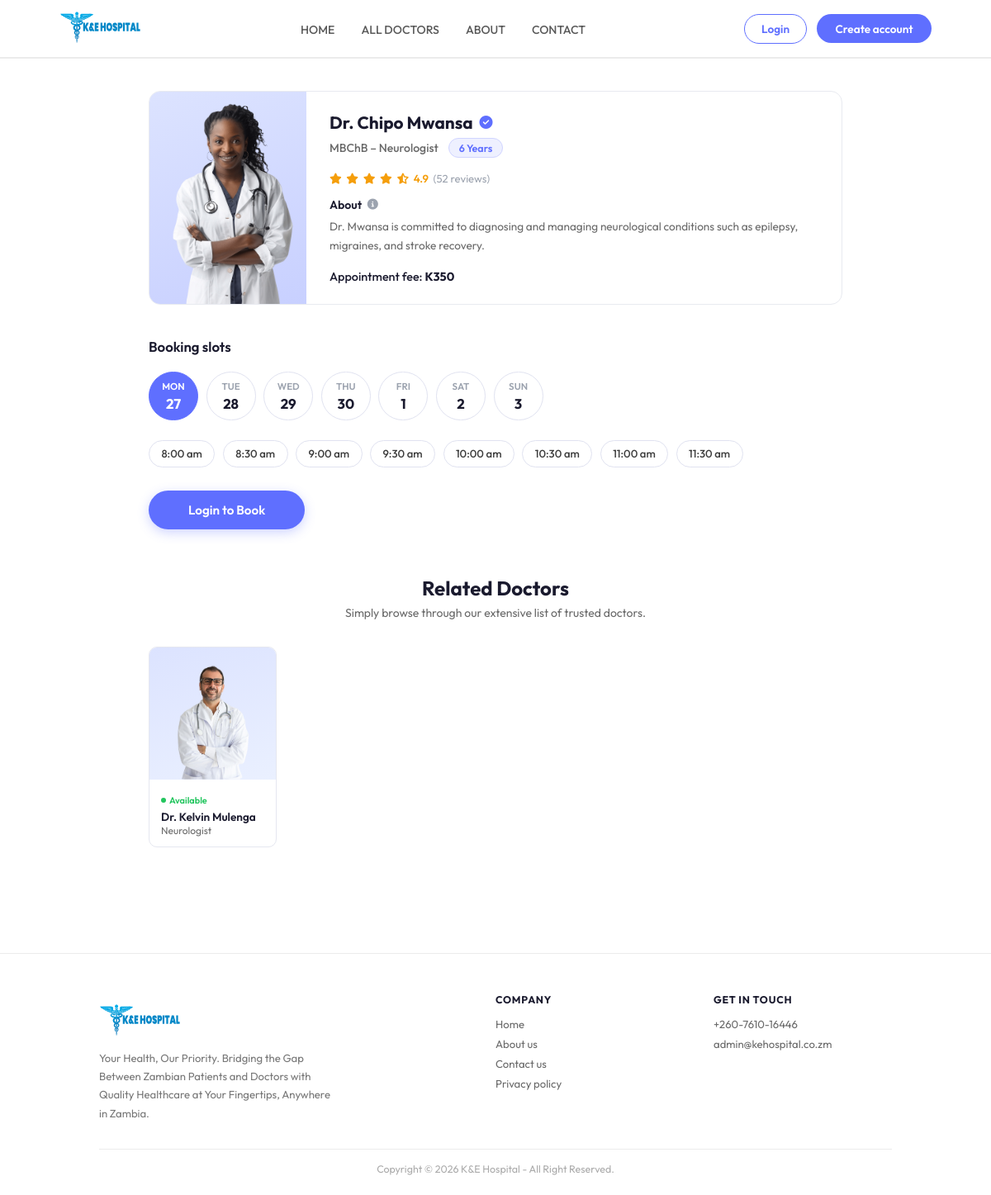
The page /frontend/appointment.php?doctor=doc5 on the database its author committed.
### tables this page shows
CREATE TABLE doctors (
    doctor_id VARCHAR(50) PRIMARY KEY,
    name VARCHAR(100) NOT NULL,
    email VARCHAR(100) UNIQUE,
    password VARCHAR(255),  
    profile_image VARCHAR(255) DEFAULT '/frontend/assets/upload_area.png',  
    image_path VARCHAR(255),  
    speciality VARCHAR(100) NOT NULL,
    degree VARCHAR(50) NOT NULL,
    experience VARCHAR(50) NOT NULL,
    about TEXT,
    fees DECIMAL(10, 2) NOT NULL,
    address_line1 VARCHAR(255),
    address_line2 VARCHAR(255),
    consultation_duration INT DEFAULT 30,  
    is_available BOOLEAN DEFAULT TRUE,
    rating DECIMAL(3,2) DEFAULT 0,  
    total_reviews INT DEFAULT 0,
    created_at TIMESTAMP DEFAULT CURRENT_TIMESTAMP,
    updated_at TIMESTAMP DEFAULT CURRENT_TIMESTAMP ON UPDATE CURRENT_TIMESTAMP,
    INDEX idx_speciality (speciality),
    INDEX idx_is_available (is_available),
    INDEX idx_rating (rating)
);

### frontend/appointment.php (the view, shortened to what this page needs)
<?php
$host     = 'localhost';
$dbname   = 'ke_hospital';
$username = 'root';
$password = '';
$is_logged_in  = isset($_SESSION['user_id']);
$doctor_id = isset($_GET['doctor']) ? trim($_GET['doctor']) : '';
$doctor          = array();
$related_doctors = array();
$booked_slots    = array();
$days = array();
for ($i = 0; $i < 7; $i++) {
    $ts      = strtotime('+' . $i . ' days');
    $days[]  = array(
        'ts'    => $ts,
        'day'   => strtoupper(date('D', $ts)),
        'num'   => date('j', $ts),
        'date'  => date('Y-m-d', $ts),
    );
}
$time_slots = array(
    '08:00' => '8:00 am',
    '08:30' => '8:30 am',
    '09:00' => '9:00 am',
    '09:30' => '9:30 am',
    '10:00' => '10:00 am',
    '10:30' => '10:30 am',
    '11:00' => '11:00 am',
    '11:30' => '11:30 am',
);
$selected_date = isset($_POST['selected_date']) ? $_POST['selected_date'] : $days[0]['date'];
$selected_time = isset($_POST['selected_time']) ? $_POST['selected_time'] : '';
try {
    $pdo = new PDO("mysql:host=$host;dbname=$dbname;charset=utf8", $username, $password);
    $pdo->setAttribute(PDO::ATTR_ERRMODE, PDO::ERRMODE_EXCEPTION);
    $pdo->setAttribute(PDO::ATTR_DEFAULT_FETCH_MODE, PDO::FETCH_ASSOC);
    $stmt = $pdo->prepare("SELECT * FROM doctors WHERE doctor_id = ?");
    $stmt->execute(array($doctor_id));
    $doctor = $stmt->fetch();
    $stmt3 = $pdo->prepare("
        SELECT doctor_id, name, speciality, profile_image, is_available
        FROM doctors
        WHERE speciality = ? AND doctor_id != ?
        ORDER BY rating DESC
        LIMIT 5
    ");
    $stmt3->execute(array($doctor['speciality'], $doctor_id));
    $related_doctors = $stmt3->fetchAll();
} catch (PDOException $e) {
    $error_message = 'Database error: ' . $e->getMessage();
    if (empty($doctor)) {
        $doctor = array(
            'doctor_id'    => $doctor_id,
            'name'         => 'Dr. Mwila Banda',
            'profile_image'=> 'assets/doc1.png',
            'speciality'   => 'General Physician',
            'degree'       => 'MBChB',
            'experience'   => '5 Years',
            'about'        => 'Dr. Banda provides comprehensive medical care, focusing on preventive health, chronic disease management, and family medicine.',
            'fees'         => 250,
            'address_line1'=> 'K&E-Hospital',
            'address_line2'=> 'Great East Road, Lusaka',
            'rating'       => 4.5,
            'total_reviews'=> 28,
            'is_available' => 1,
        );
    }
}
$doc_img = isset($doctor['profile_image']) ? $doctor['profile_image'] : '';
if (strpos($doc_img, '/') === 0) $doc_img = ltrim($doc_img, '/');
?>
<!DOCTYPE html>
<html lang="en">
<head>
<link rel="stylesheet" href="https://cdnjs.cloudflare.com/ajax/libs/font-awesome/6.5.0/css/all.min.css">
<link rel="stylesheet" href="./Css/appointment.css">
</head>
<body>
<?php require_once 'navbar.php'; ?>
<div class="page-wrap">
    <div class="doctor-card">
        <div class="doc-photo-col">
            <?php if ($doc_img): ?>
                <img
                    src="<?php echo htmlspecialchars($doc_img); ?>"
                    alt="<?php echo htmlspecialchars(isset($doctor['name']) ? $doctor['name'] : ''); ?>"
                    onerror="this.style.display='none';this.nextElementSibling.style.display='flex';">
            <?php else: ?>
                <div class="doc-photo-fallback"><i class="fas fa-user-doctor"></i></div>
            <?php endif; ?>
        </div>
        <div class="doc-info-col">
            <div class="doc-name-row">
                <span class="doc-name"><?php echo htmlspecialchars(isset($doctor['name']) ? $doctor['name'] : ''); ?></span>
                <i class="fas fa-circle-check verified-icon"></i>
            </div>
            <div class="doc-meta-row">
                <span class="doc-degree-spec">
                    <?php echo htmlspecialchars(isset($doctor['degree']) ? $doctor['degree'] : ''); ?>
                    &ndash;
                    <?php echo htmlspecialchars(isset($doctor['speciality']) ? $doctor['speciality'] : ''); ?>
                </span>
                <span class="exp-badge"><?php echo htmlspecialchars(isset($doctor['experience']) ? $doctor['experience'] : ''); ?></span>
            </div>
            <?php if (!empty($doctor['rating']) && $doctor['rating'] > 0): ?>
            <div class="rating-row">
                <?php for ($s = 1; $s <= 5; $s++): ?>
                    <?php if ($s <= floor($doctor['rating'])): ?>
                        <i class="fas fa-star"></i>
                    <?php elseif ($s - $doctor['rating'] < 1): ?>
                        <i class="fas fa-star-half-alt"></i>
                    <?php else: ?>
                        <i class="far fa-star"></i>
                    <?php endif; ?>
                <?php endfor; ?>
                <?php echo number_format($doctor['rating'], 1); ?>
                <span>(<?php echo intval($doctor['total_reviews']); ?> reviews)</span>
            </div>
            <?php endif; ?>
            <div class="about-label" style="margin-top:0.9rem;">
                About <i class="fas fa-circle-info"></i>
            </div>
            <p class="about-text"><?php echo htmlspecialchars(isset($doctor['about']) ? $doctor['about'] : ''); ?></p>
            <div class="fee-row">
                Appointment fee: <strong>K<?php echo number_format(isset($doctor['fees']) ? $doctor['fees'] : 0); ?></strong>
            </div>
        </div>
    </div>
    <div class="booking-section">
        <h2 class="booking-title">Booking slots</h2>
        <form method="POST" action="" id="bookingForm">
            <div class="day-picker">
                <?php foreach ($days as $day): ?>
                <button
                    type="button"
                    class="day-btn <?php echo $day['date'] === $selected_date ? 'active' : ''; ?>"
                    onclick="selectDay('<?php echo $day['date']; ?>', this)"
                >
                    <span class="day-abbr"><?php echo $day['day']; ?></span>
                    <span class="day-num"><?php echo $day['num']; ?></span>
                </button>
                <?php endforeach; ?>
            </div>
            <div class="time-picker" id="timePicker">
                <?php foreach ($time_slots as $val => $label):
                    $is_booked   = isset($booked_slots[$val]);
                    $cls = 'time-btn';
                ?>
                <button
                    type="button"
                    class="<?php echo $cls; ?>"
                    <?php echo $is_booked ? 'disabled title="Already booked"' : ''; ?>
                    onclick="selectTime('<?php echo $val; ?>', this)"
                >
                    <?php echo $label; ?>
                </button>
                <?php endforeach; ?>
            </div>
            <?php if ($is_logged_in): ?>
                <button type="submit" name="book_appointment" class="btn-book" id="bookBtn"
                        <?php echo empty($selected_time) ? 'disabled' : ''; ?>>
                    Book an appointment
                </button>
            <?php else: ?>
                <a href="login.php?redirect=<?php echo urlencode('appointment.php?doctor=' . $doctor_id); ?>" class="btn-book" style="display:inline-flex;">
                    Login to Book
                </a>
            <?php endif; ?>
        </form>
    </div>
    <?php if (!empty($related_doctors)): ?>
    <div class="related-section">
        <div class="related-header">
            <h2>Related Doctors</h2>
            <p>Simply browse through our extensive list of trusted doctors.</p>
        </div>
        <div class="related-grid">
            <?php foreach ($related_doctors as $rel):
                $rel_img = isset($rel['profile_image']) ? ltrim($rel['profile_image'], '/') : '';
                $rel_fallback = 'https://placehold.co/200x200/dce3ff/5f6fff?text=Dr';
            ?>
            <a href="appointment.php?doctor=<?php echo urlencode($rel['doctor_id']); ?>" class="rel-card">
                <div class="rel-img-wrap">
                    <?php if ($rel_img): ?>
                        <img
                            src="<?php echo htmlspecialchars($rel_img); ?>"
                            alt="<?php echo htmlspecialchars($rel['name']); ?>"
                            onerror="this.src='<?php echo $rel_fallback; ?>'">
                    <?php else: ?>
                        <div class="rel-img-fallback"><i class="fas fa-user-doctor"></i></div>
                    <?php endif; ?>
                </div>
                <div class="rel-body">
                    <?php if ($rel['is_available']): ?>
                    <div class="rel-avail">Available</div>
                    <?php endif; ?>
                    <div class="rel-name"><?php echo htmlspecialchars($rel['name']); ?></div>
                    <div class="rel-spec"><?php echo htmlspecialchars($rel['speciality']); ?></div>
                </div>
            </a>
            <?php endforeach; ?>
        </div>
    </div>
    <?php endif; ?>
</div>
<footer>
    <div class="footer-grid">
        <div>
            <div >
                <div ><img src="assets/logo.svg" width="100px" alt=""></div>
            </div>
            <p class="footer-desc">Your Health, Our Priority. Bridging the Gap Between Zambian Patients and Doctors with Quality Healthcare at Your Fingertips, Anywhere in Zambia.</p>
        </div>
        <div class="footer-col">
            <h4>Company</h4>
            <ul>
                <li><a href="index.php">Home</a></li>
                <li><a href="about.php">About us</a></li>
                <li><a href="contact.php">Contact us</a></li>
                <li><a href="privacy.php">Privacy policy</a></li>
            </ul>
        </div>
        <div class="footer-col">
            <h4>Get In Touch</h4>
            <ul>
                <li>+260-7610-16446</li>
                <li>admin@kehospital.co.zm</li>
            </ul>
        </div>
    </div>
    <div class="footer-bottom">
        Copyright &copy; <?php echo date('Y'); ?> K&amp;E Hospital - All Right Reserved.
    </div>
</footer>
</body>
</html>

### rows shown on the page
doctors: profile_image (picture), name "Dr. Chipo Mwansa", degree "MBChB", speciality "Neurologist", experience "6 Years", rating "4.9", total_reviews "52", about "Dr. Mwansa is committed to diagnosing and managing neurological conditions such as epilepsy, migraines, and stroke recovery.", fees "350"
doctors: profile_image (picture), is_available "Available", name "Dr. Kelvin Mulenga", speciality "Neurologist"

### other values the page prints
$day['day'] "MON"
$day['num'] "27"
$day['day'] "TUE"
$day['num'] "28"
$day['day'] "WED"
$day['num'] "29"
$day['day'] "THU"
$day['num'] "30"
$day['day'] "FRI"
$day['num'] "1"
$day['day'] "SAT"
$day['num'] "2"
$day['day'] "SUN"
$day['num'] "3"
$label "8:00 am"
